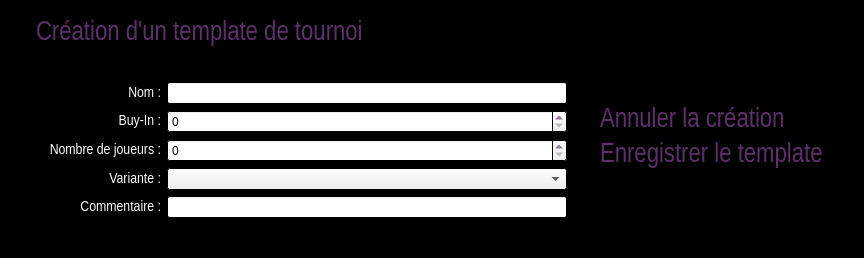
<?xml version="1.0" encoding="UTF-8"?>
<ui version="4.0">
 <class>CreateTournamentTemplate</class>
 <widget class="QDialog" name="CreateTournamentTemplate">
  <property name="geometry">
   <rect>
    <x>0</x>
    <y>0</y>
    <width>864</width>
    <height>258</height>
   </rect>
  </property>
  <property name="palette">
   <palette>
    <active>
     <colorrole role="WindowText">
      <brush brushstyle="SolidPattern">
       <color alpha="255">
        <red>94</red>
        <green>47</green>
        <blue>106</blue>
       </color>
      </brush>
     </colorrole>
     <colorrole role="Base">
      <brush brushstyle="SolidPattern">
       <color alpha="255">
        <red>255</red>
        <green>255</green>
        <blue>255</blue>
       </color>
      </brush>
     </colorrole>
     <colorrole role="Window">
      <brush brushstyle="SolidPattern">
       <color alpha="255">
        <red>0</red>
        <green>0</green>
        <blue>0</blue>
       </color>
      </brush>
     </colorrole>
    </active>
    <inactive>
     <colorrole role="WindowText">
      <brush brushstyle="SolidPattern">
       <color alpha="255">
        <red>94</red>
        <green>47</green>
        <blue>106</blue>
       </color>
      </brush>
     </colorrole>
     <colorrole role="Base">
      <brush brushstyle="SolidPattern">
       <color alpha="255">
        <red>255</red>
        <green>255</green>
        <blue>255</blue>
       </color>
      </brush>
     </colorrole>
     <colorrole role="Window">
      <brush brushstyle="SolidPattern">
       <color alpha="255">
        <red>0</red>
        <green>0</green>
        <blue>0</blue>
       </color>
      </brush>
     </colorrole>
    </inactive>
    <disabled>
     <colorrole role="WindowText">
      <brush brushstyle="SolidPattern">
       <color alpha="255">
        <red>120</red>
        <green>120</green>
        <blue>120</blue>
       </color>
      </brush>
     </colorrole>
     <colorrole role="Base">
      <brush brushstyle="SolidPattern">
       <color alpha="255">
        <red>0</red>
        <green>0</green>
        <blue>0</blue>
       </color>
      </brush>
     </colorrole>
     <colorrole role="Window">
      <brush brushstyle="SolidPattern">
       <color alpha="255">
        <red>0</red>
        <green>0</green>
        <blue>0</blue>
       </color>
      </brush>
     </colorrole>
    </disabled>
   </palette>
  </property>
  <property name="windowTitle">
   <string>CreateTournamentTemplate</string>
  </property>
  <layout class="QHBoxLayout" name="horizontalLayout">
   <item>
    <layout class="QVBoxLayout" name="verticalLayout_5">
     <property name="topMargin">
      <number>9</number>
     </property>
     <property name="rightMargin">
      <number>9</number>
     </property>
     <item>
      <layout class="QHBoxLayout" name="horizontalLayout_7">
       <property name="leftMargin">
        <number>25</number>
       </property>
       <property name="bottomMargin">
        <number>30</number>
       </property>
       <item>
        <widget class="QLabel" name="creationTournoiTemplateLabel">
         <property name="font">
          <font>
           <family>Arial Narrow</family>
           <pointsize>20</pointsize>
          </font>
         </property>
         <property name="text">
          <string>Création d'un template de tournoi</string>
         </property>
        </widget>
       </item>
      </layout>
     </item>
     <item>
      <layout class="QHBoxLayout" name="horizontalLayout_13">
       <item>
        <widget class="QLabel" name="nomLabel">
         <property name="minimumSize">
          <size>
           <width>150</width>
           <height>20</height>
          </size>
         </property>
         <property name="maximumSize">
          <size>
           <width>150</width>
           <height>20</height>
          </size>
         </property>
         <property name="palette">
          <palette>
           <active>
            <colorrole role="WindowText">
             <brush brushstyle="SolidPattern">
              <color alpha="255">
               <red>255</red>
               <green>255</green>
               <blue>255</blue>
              </color>
             </brush>
            </colorrole>
           </active>
           <inactive>
            <colorrole role="WindowText">
             <brush brushstyle="SolidPattern">
              <color alpha="255">
               <red>255</red>
               <green>255</green>
               <blue>255</blue>
              </color>
             </brush>
            </colorrole>
           </inactive>
           <disabled>
            <colorrole role="WindowText">
             <brush brushstyle="SolidPattern">
              <color alpha="255">
               <red>120</red>
               <green>120</green>
               <blue>120</blue>
              </color>
             </brush>
            </colorrole>
           </disabled>
          </palette>
         </property>
         <property name="font">
          <font>
           <family>Arial Narrow</family>
           <pointsize>11</pointsize>
          </font>
         </property>
         <property name="text">
          <string>Nom :</string>
         </property>
         <property name="alignment">
          <set>Qt::AlignRight|Qt::AlignTrailing|Qt::AlignVCenter</set>
         </property>
        </widget>
       </item>
       <item>
        <widget class="QLineEdit" name="nomLineEdit">
         <property name="maxLength">
          <number>100</number>
         </property>
        </widget>
       </item>
      </layout>
     </item>
     <item>
      <layout class="QHBoxLayout" name="horizontalLayout_4">
       <item>
        <widget class="QLabel" name="buyInLabel">
         <property name="minimumSize">
          <size>
           <width>150</width>
           <height>20</height>
          </size>
         </property>
         <property name="maximumSize">
          <size>
           <width>150</width>
           <height>20</height>
          </size>
         </property>
         <property name="palette">
          <palette>
           <active>
            <colorrole role="WindowText">
             <brush brushstyle="SolidPattern">
              <color alpha="255">
               <red>255</red>
               <green>255</green>
               <blue>255</blue>
              </color>
             </brush>
            </colorrole>
           </active>
           <inactive>
            <colorrole role="WindowText">
             <brush brushstyle="SolidPattern">
              <color alpha="255">
               <red>255</red>
               <green>255</green>
               <blue>255</blue>
              </color>
             </brush>
            </colorrole>
           </inactive>
           <disabled>
            <colorrole role="WindowText">
             <brush brushstyle="SolidPattern">
              <color alpha="255">
               <red>120</red>
               <green>120</green>
               <blue>120</blue>
              </color>
             </brush>
            </colorrole>
           </disabled>
          </palette>
         </property>
         <property name="font">
          <font>
           <family>Arial Narrow</family>
           <pointsize>11</pointsize>
          </font>
         </property>
         <property name="text">
          <string>Buy-In :</string>
         </property>
         <property name="alignment">
          <set>Qt::AlignRight|Qt::AlignTrailing|Qt::AlignVCenter</set>
         </property>
        </widget>
       </item>
       <item>
        <widget class="QSpinBox" name="buyInSpinBox">
         <property name="maximum">
          <number>999999999</number>
         </property>
        </widget>
       </item>
      </layout>
     </item>
     <item>
      <layout class="QHBoxLayout" name="horizontalLayout_9">
       <item>
        <widget class="QLabel" name="nbJoueurLabel">
         <property name="minimumSize">
          <size>
           <width>150</width>
           <height>20</height>
          </size>
         </property>
         <property name="maximumSize">
          <size>
           <width>150</width>
           <height>20</height>
          </size>
         </property>
         <property name="palette">
          <palette>
           <active>
            <colorrole role="WindowText">
             <brush brushstyle="SolidPattern">
              <color alpha="255">
               <red>255</red>
               <green>255</green>
               <blue>255</blue>
              </color>
             </brush>
            </colorrole>
           </active>
           <inactive>
            <colorrole role="WindowText">
             <brush brushstyle="SolidPattern">
              <color alpha="255">
               <red>255</red>
               <green>255</green>
               <blue>255</blue>
              </color>
             </brush>
            </colorrole>
           </inactive>
           <disabled>
            <colorrole role="WindowText">
             <brush brushstyle="SolidPattern">
              <color alpha="255">
               <red>120</red>
               <green>120</green>
               <blue>120</blue>
              </color>
             </brush>
            </colorrole>
           </disabled>
          </palette>
         </property>
         <property name="font">
          <font>
           <family>Arial Narrow</family>
           <pointsize>11</pointsize>
          </font>
         </property>
         <property name="text">
          <string>Nombre de joueurs :</string>
         </property>
         <property name="alignment">
          <set>Qt::AlignRight|Qt::AlignTrailing|Qt::AlignVCenter</set>
         </property>
        </widget>
       </item>
       <item>
        <widget class="QSpinBox" name="nbJoueurSpinBox">
         <property name="maximum">
          <number>999999999</number>
         </property>
        </widget>
       </item>
      </layout>
     </item>
     <item>
      <layout class="QHBoxLayout" name="horizontalLayout_3">
       <item>
        <widget class="QLabel" name="varianteLabel">
         <property name="minimumSize">
          <size>
           <width>150</width>
           <height>20</height>
          </size>
         </property>
         <property name="maximumSize">
          <size>
           <width>150</width>
           <height>20</height>
          </size>
         </property>
         <property name="palette">
          <palette>
           <active>
            <colorrole role="WindowText">
             <brush brushstyle="SolidPattern">
              <color alpha="255">
               <red>255</red>
               <green>255</green>
               <blue>255</blue>
              </color>
             </brush>
            </colorrole>
           </active>
           <inactive>
            <colorrole role="WindowText">
             <brush brushstyle="SolidPattern">
              <color alpha="255">
               <red>255</red>
               <green>255</green>
               <blue>255</blue>
              </color>
             </brush>
            </colorrole>
           </inactive>
           <disabled>
            <colorrole role="WindowText">
             <brush brushstyle="SolidPattern">
              <color alpha="255">
               <red>120</red>
               <green>120</green>
               <blue>120</blue>
              </color>
             </brush>
            </colorrole>
           </disabled>
          </palette>
         </property>
         <property name="font">
          <font>
           <family>Arial Narrow</family>
           <pointsize>11</pointsize>
          </font>
         </property>
         <property name="text">
          <string>Variante :</string>
         </property>
         <property name="alignment">
          <set>Qt::AlignRight|Qt::AlignTrailing|Qt::AlignVCenter</set>
         </property>
        </widget>
       </item>
       <item>
        <widget class="QComboBox" name="varianteComboBox">
         <property name="minimumSize">
          <size>
           <width>400</width>
           <height>22</height>
          </size>
         </property>
        </widget>
       </item>
      </layout>
     </item>
     <item>
      <layout class="QHBoxLayout" name="horizontalLayout_2">
       <item>
        <widget class="QLabel" name="commentLabel">
         <property name="minimumSize">
          <size>
           <width>150</width>
           <height>20</height>
          </size>
         </property>
         <property name="maximumSize">
          <size>
           <width>150</width>
           <height>20</height>
          </size>
         </property>
         <property name="palette">
          <palette>
           <active>
            <colorrole role="WindowText">
             <brush brushstyle="SolidPattern">
              <color alpha="255">
               <red>255</red>
               <green>255</green>
               <blue>255</blue>
              </color>
             </brush>
            </colorrole>
           </active>
           <inactive>
            <colorrole role="WindowText">
             <brush brushstyle="SolidPattern">
              <color alpha="255">
               <red>255</red>
               <green>255</green>
               <blue>255</blue>
              </color>
             </brush>
            </colorrole>
           </inactive>
           <disabled>
            <colorrole role="WindowText">
             <brush brushstyle="SolidPattern">
              <color alpha="255">
               <red>120</red>
               <green>120</green>
               <blue>120</blue>
              </color>
             </brush>
            </colorrole>
           </disabled>
          </palette>
         </property>
         <property name="font">
          <font>
           <family>Arial Narrow</family>
           <pointsize>11</pointsize>
          </font>
         </property>
         <property name="text">
          <string>Commentaire :</string>
         </property>
         <property name="alignment">
          <set>Qt::AlignRight|Qt::AlignTrailing|Qt::AlignVCenter</set>
         </property>
        </widget>
       </item>
       <item>
        <widget class="QLineEdit" name="commentLineEdit">
         <property name="maxLength">
          <number>500</number>
         </property>
        </widget>
       </item>
      </layout>
     </item>
     <item>
      <spacer name="verticalSpacer_3">
       <property name="orientation">
        <enum>Qt::Vertical</enum>
       </property>
       <property name="sizeHint" stdset="0">
        <size>
         <width>20</width>
         <height>40</height>
        </size>
       </property>
      </spacer>
     </item>
    </layout>
   </item>
   <item>
    <layout class="QVBoxLayout" name="verticalLayout_2">
     <property name="leftMargin">
      <number>9</number>
     </property>
     <item>
      <widget class="QLabel" name="logoLabel">
       <property name="maximumSize">
        <size>
         <width>256</width>
         <height>150</height>
        </size>
       </property>
       <property name="text">
        <string/>
       </property>
       <property name="pixmap">
        <pixmap resource="pokersphere.qrc">:/img/Resources/pokerSphere.gif</pixmap>
       </property>
       <property name="scaledContents">
        <bool>true</bool>
       </property>
       <property name="alignment">
        <set>Qt::AlignCenter</set>
       </property>
      </widget>
     </item>
     <item>
      <layout class="QVBoxLayout" name="verticalLayout_6">
       <property name="leftMargin">
        <number>9</number>
       </property>
       <item>
        <spacer name="verticalSpacer">
         <property name="orientation">
          <enum>Qt::Vertical</enum>
         </property>
         <property name="sizeHint" stdset="0">
          <size>
           <width>20</width>
           <height>40</height>
          </size>
         </property>
        </spacer>
       </item>
       <item>
        <widget class="QLabel" name="annulerCreationLabel">
         <property name="maximumSize">
          <size>
           <width>390</width>
           <height>16777215</height>
          </size>
         </property>
         <property name="font">
          <font>
           <family>Arial Narrow</family>
           <pointsize>20</pointsize>
          </font>
         </property>
         <property name="text">
          <string>&lt;a href=&quot;a&quot; style=&quot;text-decoration:none;&quot;&gt;&lt;font color=&quot;#5E2F6A&quot;&gt;Annuler la création&lt;/font&gt;&lt;/a&gt;</string>
         </property>
        </widget>
       </item>
       <item>
        <widget class="QLabel" name="enregistrerTournoiTemplateLabel">
         <property name="font">
          <font>
           <family>Arial Narrow</family>
           <pointsize>20</pointsize>
          </font>
         </property>
         <property name="text">
          <string>&lt;a href=&quot;a&quot; style=&quot;text-decoration:none;&quot;&gt;&lt;font color=&quot;#5E2F6A&quot;&gt;Enregistrer le template&lt;/font&gt;&lt;/a&gt;</string>
         </property>
        </widget>
       </item>
       <item>
        <spacer name="verticalSpacer_2">
         <property name="orientation">
          <enum>Qt::Vertical</enum>
         </property>
         <property name="sizeHint" stdset="0">
          <size>
           <width>20</width>
           <height>40</height>
          </size>
         </property>
        </spacer>
       </item>
      </layout>
     </item>
    </layout>
   </item>
   <item>
    <spacer name="horizontalSpacer">
     <property name="orientation">
      <enum>Qt::Horizontal</enum>
     </property>
     <property name="sizeHint" stdset="0">
      <size>
       <width>107</width>
       <height>20</height>
      </size>
     </property>
    </spacer>
   </item>
  </layout>
 </widget>
 <layoutdefault spacing="6" margin="11"/>
 <resources>
  <include location="pokersphere.qrc"/>
 </resources>
 <connections/>
</ui>
